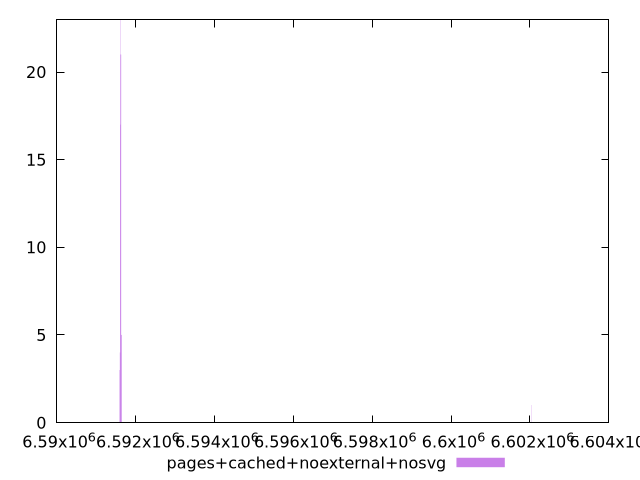

Write the gnuplot code that produced this figure.
$_pagesCachedNoexternalNosvg <<EOF
6591619.307372771 21
6591638.277808343 5
6591631.954329819 21
6591625.630851296 23
6591644.601286868 5
6591612.983894248 17
6591600.336937199 3
6591606.660415723 4
6602046.723458912 1
EOF
set key outside below
set terminal pngcairo
set output "report_00005_2020-11-02T22-26-11.212Z/total-byte-weight/pages+cached+noexternal+nosvg//raw_hist.png"
set yrange [0:23]
set boxwidth 6.3234785240394045
set style fill transparent solid 0.5 noborder
plot $_pagesCachedNoexternalNosvg title "pages+cached+noexternal+nosvg" with boxes ,
